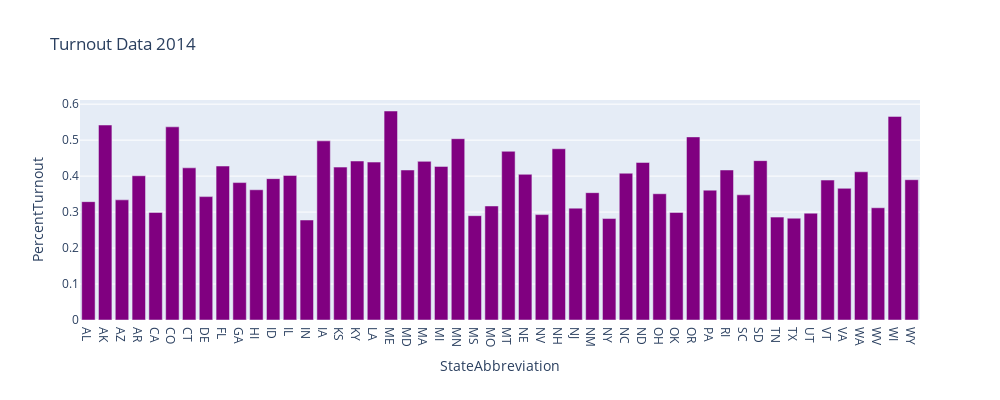

Write notebook code for a chart like this one.
### Code cell
Turnout2014 = pe.bar(TurnoutDF2014, x="StateAbbreviation", y="PercentTurnout", title="Turnout Data 2014",
            color_discrete_sequence =['purple']*len(TurnoutDF2014),
             barmode='group',
             height=400, width=1000)
Turnout2014.show()

### Figure 1 — Plotly figure (JSON) as saved in the notebook; plotly's stock layout.template omitted (floating-point values rounded to 4 significant figures)
{"data": [{"alignmentgroup": "True", "hovertemplate": "StateAbbreviation=%{x}<br>PercentTurnout=%{y}<extra></extra>", "legendgroup": "", "marker": {"color": "purple"}, "name": "", "offsetgroup": "", "orientation": "v", "showlegend": false, "textposition": "auto", "type": "bar", "x": ["AL", "AK", "AZ", "AR", "CA", "CO", "CT", "DE", "FL", "GA", "HI", "ID", "IL", "IN", "IA", "KS", "KY", "LA", "ME", "MD", "MA", "MI", "MN", "MS", "MO", "MT", "NE", "NV", "NH", "NJ", "NM", "NY", "NC", "ND", "OH", "OK", "OR", "PA", "RI", "SC", "SD", "TN", "TX", "UT", "VT", "VA", "WA", "WV", "WI", "WY"], "xaxis": "x", "y": [0.329, 0.542, 0.334, 0.401, 0.299, 0.537, 0.423, 0.343, 0.428, 0.382, 0.362, 0.393, 0.402, 0.278, 0.498, 0.425, 0.442, 0.439, 0.581, 0.417, 0.441, 0.427, 0.504, 0.29, 0.317, 0.469, 0.405, 0.293, 0.476, 0.311, 0.354, 0.282, 0.408, 0.438, 0.351, 0.299, 0.509, 0.361, 0.417, 0.348, 0.443, 0.286, 0.283, 0.297, 0.389, 0.366, 0.412, 0.312, 0.566, 0.39], "yaxis": "y"}], "layout": {"barmode": "group", "height": 400, "legend": {"tracegroupgap": 0}, "title": {"text": "Turnout Data 2014"}, "width": 1000, "xaxis": {"anchor": "y", "domain": [0, 1], "title": {"text": "StateAbbreviation"}}, "yaxis": {"anchor": "x", "domain": [0, 1], "title": {"text": "PercentTurnout"}}}}
